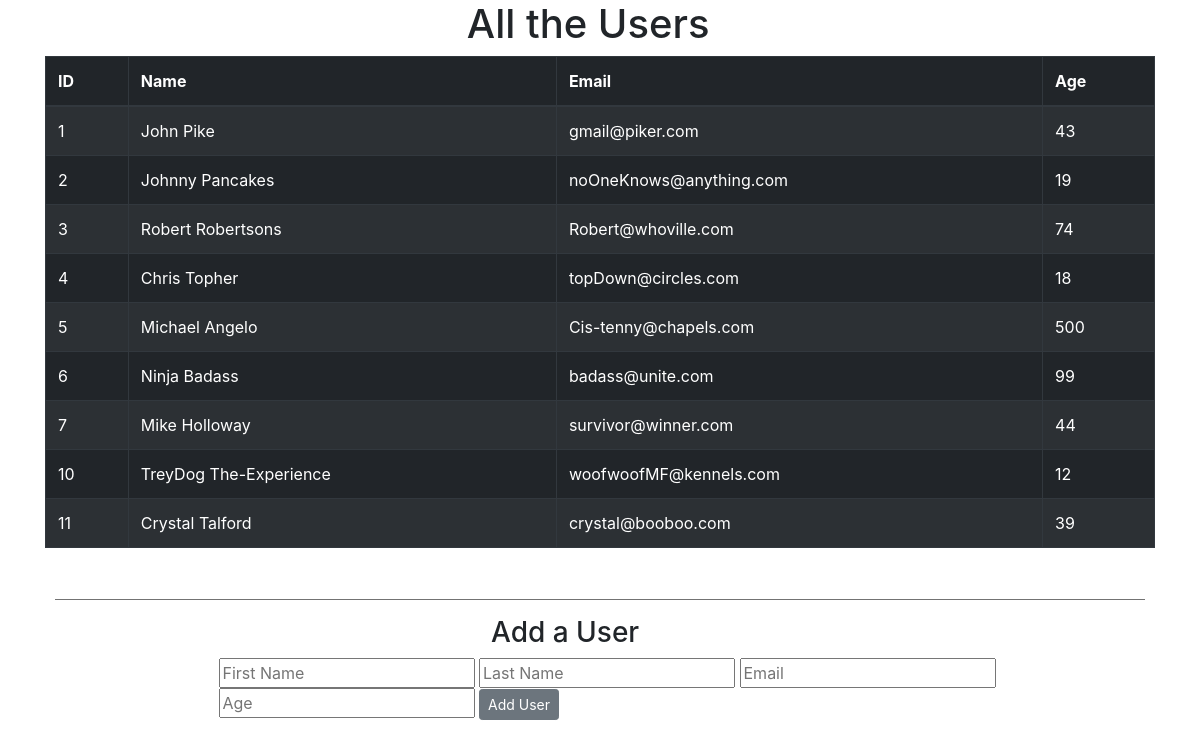
The page / on the database its author committed.
### users_app/models.py (models this page shows)
class Users (models.Model):
    fname = models.CharField(max_length=45)
    lname = models.CharField(max_length=45)
    email = models.EmailField(max_length=255)
    age = models.IntegerField(null=True)
    created_at = models.DateTimeField(auto_now_add=True)
    updated_at = models.DateTimeField(auto_now=True)

### users_app/views.py (the view)
# urls.py: path('', views.index),
def index(request):
    context = {
        "users_app": Users.objects.all(),
    }
    return render(request, "index.html", context)

### users_app/templates/index.html (shortened to what this page needs)
<!DOCTYPE html>
<html lang="en">
<head>
    <link rel="stylesheet" href="https://maxcdn.bootstrapcdn.com/bootstrap/4.0.0/css/bootstrap.min.css"
 />
</head>
<body>
    <div class="container">
        <div class="">
            <h1>All the Users</h1>
            <table class="table w-100 table-bordered table-striped table-hover table-dark">
                <thead class="table-dark">
                    <tr>
                        <th scope="col">ID</th>
                        <th scope="col">Name</th>
                        <th scope="col">Email</th>
                        <th scope="col">Age</th>
                    </tr>
                </thead>
                <tbody class="table-hover">
                    {% for user in users_app %}
                    <tr>
                        <td scope="col">{{user.id}}</td>
                        <td scope="col">{{user.fname}} {{user.lname}}</td>
                        <td scope="col">{{user.email}}</td>
                        <td scope="col">{{user.age}}</td>
                    </tr>
                    {% endfor %}
                </tbody>
            </table>
        </div>
        <div class="lower">
            <hr size=""  noshade>
            <h3>Add a User</h3>
            <form action="/process" method="POST">
                <input type="text" name="fname" placeholder="First Name">
                <input type="text" name="lname" placeholder="Last Name">
                <input type="text" name="email" placeholder="Email">
                <input type="integer" name="age" placeholder="Age">
                <button type="submit" class="btn btn-secondary btn-sm">Add User</button>
            </form>
        </div>
    </div>
</body>
</html>

### users_app/templates/index.html (style rules this page uses)
h1 { margin-left: 38%; }
.lower { margin-top: 25px; padding: 10px }
h3 { margin-left: 40%; }
form { margin-left: 15%; }

### rows shown on the page
Users: id "1", fname "John", lname "Pike", email "gmail@piker.com", age "43"
Users: id "2", fname "Johnny", lname "Pancakes", email "noOneKnows@anything.com", age "19"
Users: id "3", fname "Robert", lname "Robertsons", email "Robert@whoville.com", age "74"
Users: id "4", fname "Chris", lname "Topher", email "topDown@circles.com", age "18"
Users: id "5", fname "Michael", lname "Angelo", email "Cis-tenny@chapels.com", age "500"
Users: id "6", fname "Ninja", lname "Badass", email "badass@unite.com", age "99"
Users: id "7", fname "Mike", lname "Holloway", email "survivor@winner.com", age "44"
Users: id "10", fname "TreyDog", lname "The-Experience", email "woofwoofMF@kennels.com", age "12"
Users: id "11", fname "Crystal", lname "Talford", email "crystal@booboo.com", age "39"
